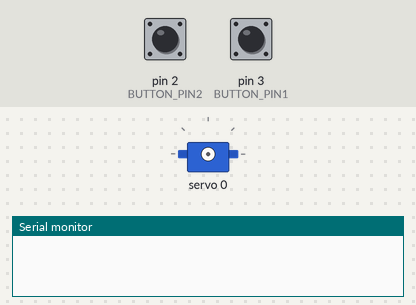
The sketch below on a simulated Arduino Uno, built with avr-gcc and run on an emulated ATmega328P. Parts: servo, the last lines printed to the serial monitor. The inputs (shaded band) are chosen by the test bench; at power-on: pin 3 (BUTTON_PIN1) LOW, pin 2 (BUTTON_PIN2) LOW.

Above: at 1.2 s.
1.3 s: pin 3 (BUTTON_PIN1) pulled HIGH for 1 s
At 3.2 s:
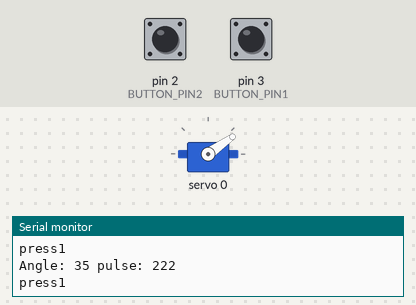
3.8 s: pin 3 (BUTTON_PIN1) pulled HIGH for 0.15 s
At 4.5 s:
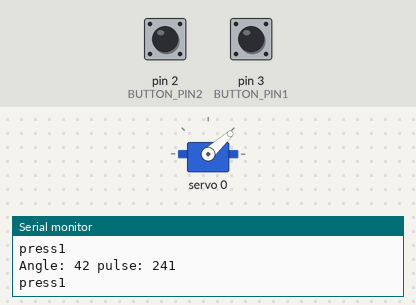
5.4 s: pin 3 (BUTTON_PIN1) pulled HIGH for 3.2 s
At 9.6 s:
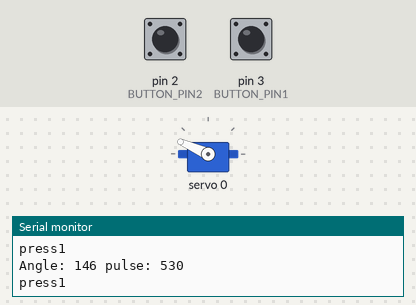
10.1 s: pin 3 (BUTTON_PIN1) pulled HIGH for 0.15 s
At 10.8 s:
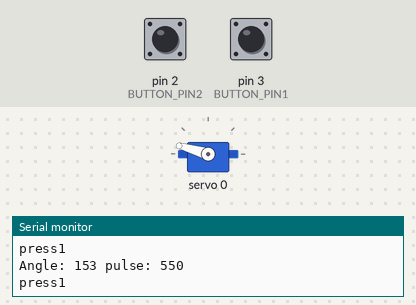
11.7 s: pin 2 (BUTTON_PIN2) pulled HIGH for 1 s
At 13.7 s:
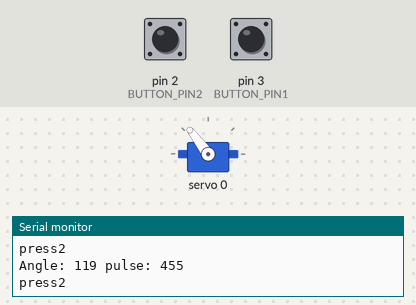
14.2 s: pin 3 (BUTTON_PIN1) pulled HIGH for 3.2 s
At 16.6 s:
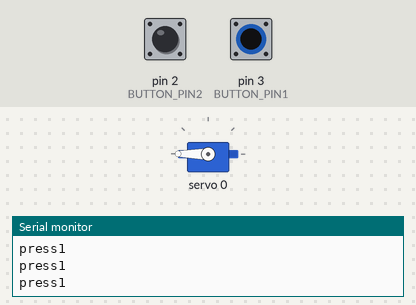
Timing chart, 0 to 18.1 s (numbered marks = the images above; inputs shaded):
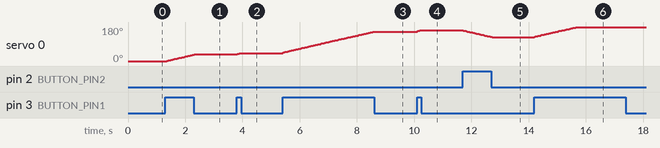

Measured:
- after the input at 1.3 s, servo 0: moves from 0° to 35° over 0.96 s, starting after 0.05 s
- after the input at 3.8 s, servo 0: 35° → 42° at once
- after the input at 5.4 s, servo 0: moves from 42° to 156° over 3.2 s, starting at once
- after the input at 10.1 s, servo 0: 156° → 164° at once
- after the input at 11.7 s, servo 0: moves from 164° to 127° over 1.0 s, starting at once
- after the input at 14.2 s, servo 0: moves from 127° to 180° over 1.5 s, starting at once

The sketch:

buttonAndServoWithComments.ino
```cpp
#include <Servo.h>

#include <Adafruit_PWMServoDriver.h>


#define SERVOMIN  125                                                 // this is the 'minimum' pulse length count (out of 4096)

#define SERVOMAX  625                                                 // this is the 'maximum' pulse length count (out of 4096)
#define BUTTON_PIN1 3
#define BUTTON_PIN2 2

Adafruit_PWMServoDriver board1 = Adafruit_PWMServoDriver(0x40);       // called this way, it uses the default address 0x40


//These are flags. they help us keep track of what the servos should be doing.
volatile bool buttonPress1 = false;
volatile bool buttonPress2 = false;

Servo servo1;
int servo1Pos = 0; //keeping track of how much the servo has turned

//These are your interrupt programs!
//The way this code works is by using interrupts to change the flags we created earlier
//whenever a button is pressed or released.
void buttonPinInterrupt1(){
  buttonPress1 = !buttonPress1;
}

void buttonPinInterrupt2(){
  buttonPress2 = !buttonPress2;
}

void setup() {
  //Set up the communication with the Arduino
  Serial.begin(9600);

  //Tell the Arduino where the buttons are and that they will give input
  pinMode(BUTTON_PIN1, INPUT);
  pinMode(BUTTON_PIN2, INPUT);

  board1.begin();
  board1.setPWMFreq(60);                  // Analog servos run at ~60 Hz updates

  //Add the connections between the button pins and the interrupt functions
  //Here we tell the board that if there is any CHANGE (button is pressed OR released),
  //then we should stop what we're doing to run the interrupt program
  attachInterrupt(digitalPinToInterrupt(BUTTON_PIN1), buttonPinInterrupt1, CHANGE);
  attachInterrupt(digitalPinToInterrupt(BUTTON_PIN2), buttonPinInterrupt2, CHANGE);
}

void loop() {
  //Now we use the flags we created!

  while (buttonPress1) { //As long as the button is pressed do the things below
    if (servo1Pos<181){
      servo1Pos++; //increase the servo angle
      board1.setPWM(0, 0, angleToPulse(servo1Pos)); //send the new angle to the servo
    }
    Serial.println("press1"); //this just prints a statement to Serial monitor (under tools) for testing
  }
  while (buttonPress2) {
    if (servo1Pos>0){
      servo1Pos--; //increase the servo angle
      board1.setPWM(0, 0, angleToPulse(servo1Pos)); //send the new angle to the servo
    }
    Serial.println("press2"); //this just prints a statement to Serial monitor (under tools) for testing
  }
}

int angleToPulse(int ang)                             //gets angle in degree and returns the pulse width
  {  int pulse = map(ang,0, 180, SERVOMIN,SERVOMAX);  // map angle of 0 to 180 to Servo min and Servo max
     Serial.print("Angle: ");
     Serial.print(ang);
     Serial.print(" pulse: ");
     Serial.println(pulse);
     return pulse;

  }
```
